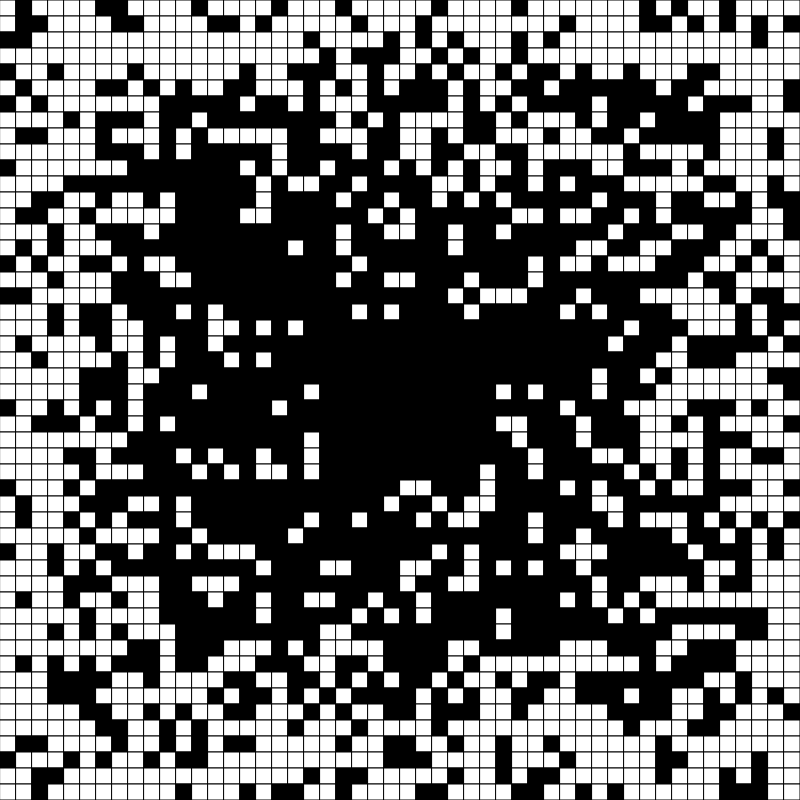
Frame 1 (no input)
Frame 60 (no input): identical to frame 1, image omitted
Frame 120 (the mouse pressed at the canvas centre since frame 60): identical to frame 1, image omitted

The p5.js sketch that drew this single still picture (run headless with seeded random() and noise() and a simulated clock; from frame 60 on, the mouse is pressed at the canvas centre):

// p5.js sketch
// ── sketch.js
let squares = [];

function setup() {
  createCanvas(800, 800);
  // createCanvas(windowWidth, windowHeight);
  
  setupGrid();
  
}

function setupGrid(){
  let numRows = 50;

  let sqSize = height / numRows;
  print(sqSize);
  let numCols = 50;
  for(let i = 0; i < numRows; i++){
    for(let j = 0; j < numCols; j++){
      squares.push(new Square(j * sqSize, i * sqSize, sqSize));  
    }
  }
}

function draw() {
  background(255);

  for(let s of squares){
    s.draw();
  }

}

function windowResized() {
  resizeCanvas(windowWidth, windowHeight);
}

class Square {
  constructor(x, y, size){
    this.x = x;
    this.y = y;
    this.size = size;
    this.setColor();
  }
  
  setColor(){
   //each square has the chance to turn white, but only if a dice roll is less than a threshold 
    let threshold; 
    let binSize = width/10; 
    
    let xDist = abs(width/2 - (this.x + this.size/2));
    let yDist = abs(height/2 - (this.y + this.size/2));

    print(xDist, yDist)
     
    if(xDist < binSize && yDist < binSize){
      threshold = 1;
    } else if (xDist < binSize * 2 && yDist < binSize * 2){
      threshold = 0.8;
    } else if (xDist < binSize * 3 && yDist < binSize * 3){
      threshold = 0.75;
    } else if (xDist < binSize * 4 && yDist < binSize * 4){
      threshold = 0.5; 
    } else {
      threshold = 0.25;
    }

    let dice = random();
    if(dice > threshold){
      this.color = 255;
    } else {
      this.color = 0;
    }
  }

  draw() {
    fill(this.color);
    rect(this.x, this.y, this.size);
  }

}
